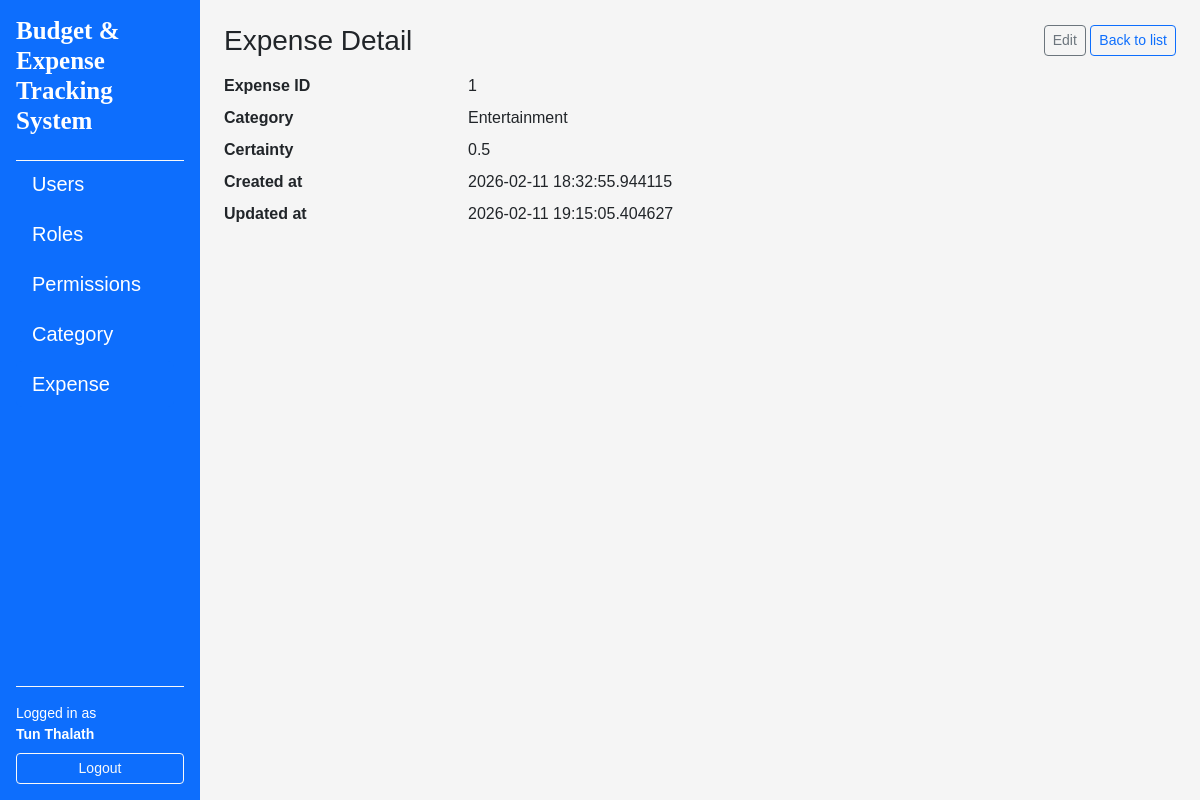
The app's page /expenses/1 (signed in) with its own data.
### app/models/user.py (models this page shows, shortened)
class User(UserMixin, db.Model):
    __tablename__ = "users"
    id = db.Column(db.Integer, primary_key=True)
    username = db.Column(db.String(80), unique=True, nullable=False)
    email = db.Column(db.String(120), unique=True, nullable=False)
    full_name = db.Column(db.String(120), nullable=False)
    is_active = db.Column(db.Boolean, default=True, nullable=False)
    password_hash = db.Column(db.String(255), nullable=False)
    created_at = db.Column(db.DateTime, default=datetime.utcnow, nullable=False)
    updated_at = db.Column(db.DateTime, default=datetime.utcnow, onupdate=datetime.utcnow, nullable=False)
    roles = db.relationship("Role", secondary=user_roles, back_populates="users")

### app/models/expenses.py (models this page shows, shortened)
class Expense(db.Model):
    __tablename__ = 'expenses'
    id = db.Column(db.Integer, primary_key=True, nullable=False)
    certainty = db.Column(db.Float, nullable=False)
    description = db.Column(db.String(255))
    created_at = db.Column(db.DateTime, default=datetime.utcnow, nullable=False)
    updated_at = db.Column(db.DateTime, default=datetime.utcnow, onupdate=datetime.utcnow, nullable=False)
    categories = db.relationship("Category", secondary=expense_categories, back_populates="expenses")
    budgets = db.relationship("Budget", secondary=expense_budgets, back_populates="expenses")

### app/models/categories.py (models this page shows, shortened)
class Category(db.Model):
    __tablename__="categories"
    id = db.Column(db.Integer, primary_key=True)
    name = db.Column(db.String(15), unique=True, nullable=False)
    description = db.Column(db.String(255))
    created_at = db.Column(db.DateTime, default=datetime.utcnow, nullable=False)
    updated_at = db.Column(db.DateTime, default=datetime.utcnow, onupdate=datetime.utcnow, nullable=False)
    expenses = db.relationship("Expense", secondary=expense_categories, back_populates="categories")

### app/routes/expense_routes.py (the view)
@expense_bp.route("/<int:expense_id>")
@login_required
def detail(expense_id: int):
    expense = ExpenseService.get_by_id(expense_id)
    if expense is None:
        abort(404)
    return render_template("expenses/detail.html", expense=expense)

### app/services/expense_services.py (called while the page is built)
    @staticmethod
    def get_by_id(expense_id: int) -> Optional[Expense]:
        return Expense.query.get(expense_id)

### app/templates/expenses/detail.html (shortened to what this page needs)
{% extends "layouts/base.html" %}
{% block content %}
<div class="d-flex justify-content-between align-items-center mb-3">
    <h1 class="h3 mb-0">Expense Detail</h1>
    <div>
        <a href="{{ url_for('expenses.edit', expense_id=expense.id) }}"
           class="btn btn-sm btn-outline-secondary">Edit</a>
        <a href="{{ url_for('expenses.index') }}"
           class="btn btn-sm btn-outline-primary">Back to list</a>
    </div>
</div>
<dl class="row">
    <dt class="col-sm-3">Expense ID</dt>
    <dd class="col-sm-9">{{ expense.id }}</dd>
    <dt class="col-sm-3">Category</dt>
    {% if expense.categories %}
    <dd class="col-sm-9">{{ expense.categories[0].name }}</dd>
    {% else %}
    <dd class="col-sm-9">No Category</dd>
    {% endif %}
    <dt class="col-sm-3">Certainty</dt>
    <dd class="col-sm-9">{{ expense.certainty }}</dd>
    <dt class="col-sm-3">Created at</dt>
    <dd class="col-sm-9">{{ expense.created_at }}</dd>
    <dt class="col-sm-3">Updated at</dt>
    <dd class="col-sm-9">{{ expense.updated_at }}</dd>
</dl>
{% endblock %}

### app/templates/layouts/base.html (shortened to what this page needs)
<!doctype html>
<html lang="en">
    <head>
        <link href="https://cdn.jsdelivr.net/npm/bootstrap@5.3.8/dist/css/bootstrap.min.css" rel="stylesheet" />
        <link rel="stylesheet" href="https://cdnjs.cloudflare.com/ajax/libs/font-awesome/4.7.0/css/font-awesome.min.css">
        <link rel="stylesheet" href="{{ url_for('static', filename='css/style.css') }} " />
    </head>
    <body>
        <div class="container-fluid">
            <div class="row min-vh-100">
                {% if current_user.is_authenticated %}
                <nav class="col-12 col-md-3 col-lg-2 bg-primary text-white d-flex flex-column p-3">
                    <h5 class="mb-4 title">Budget & Expense Tracking System</h5>
                    <div class="flex-grow-1 overflow-auto border-top border-light">
                        <ul class="nav nav-pills flex-column gap-1">
                            <li class="nav-item">
                                <a href="{{ url_for('users.index') }}"
                                class="nav-link text-white {% if request.blueprint == 'users' %}active{% endif %}">
                                    Users
                                </a>
                            </li>
                            <li class="nav-item">
                                <a href="{{ url_for('roles.index') }}"
                                class="nav-link text-white {% if request.blueprint == 'roles' %}active{% endif %}">
                                    Roles
                                </a>
                            </li>
                            <li class="nav-item">
                                <a href="{{ url_for('permissions.index') }}"
                                class="nav-link text-white {% if request.blueprint == 'permissions' %}active{% endif %}">
                                    Permissions
                                </a>
                            </li>
                            <li class="nav-item">
                                <a href="{{ url_for('categories.index') }}"
                                class="nav-link text-white {% if request.blueprint == 'categories' %}active{% endif %}">
                                    Category
                                </a>
                            </li>
                            <li class="nav-item">
                                <a href="{{ url_for('expenses.index') }}"
                                class="nav-link text-white {% if request.blueprint == 'expenses' %}active{% endif %}">
                                    Expense
                                </a>
                            </li>
                        </ul>
                    </div>
                    <div class="mt-auto pt-3 border-top border-light">
                        {% if current_user.is_authenticated %}
                            <div class="small mb-2">
                                Logged in as<br>
                                <strong>{{ current_user.full_name }}</strong>
                            </div>
                            <a href="{{ url_for('auth.logout') }}"
                            class="btn btn-outline-light btn-sm w-100">
                                Logout
                            </a>
                        {% else %}
                            <a href="{{ url_for('auth.login') }}"
                            class="btn btn-outline-light btn-sm w-100">
                                Login
                            </a>
                        {% endif %}
                    </div>
                </nav>
                {% endif %}
                <main class="col-12 col-md-9 col-lg-10 p-4">
                    {% block content %}{% endblock %}
                </main>
            </div>
        </div>
    </body>
</html>

### app/static/css/style.css (style rules this page uses)
body { background-color: #f5f5f5; font-family: Arial; }
nav a { margin-right: 10px; }
.title { font-family: 'Times New Roman', Times, serif; font-weight: 700; font-size: 25px; }
.nav-item { font-size: 20px; }

### records on screen
User: full_name "Tun Thalath"
Expense: id "1", certainty "0.5", created_at "2026-02-11 18:32:55.944115", updated_at "2026-02-11 19:15:05.404627"
Category: name "Entertainment"
